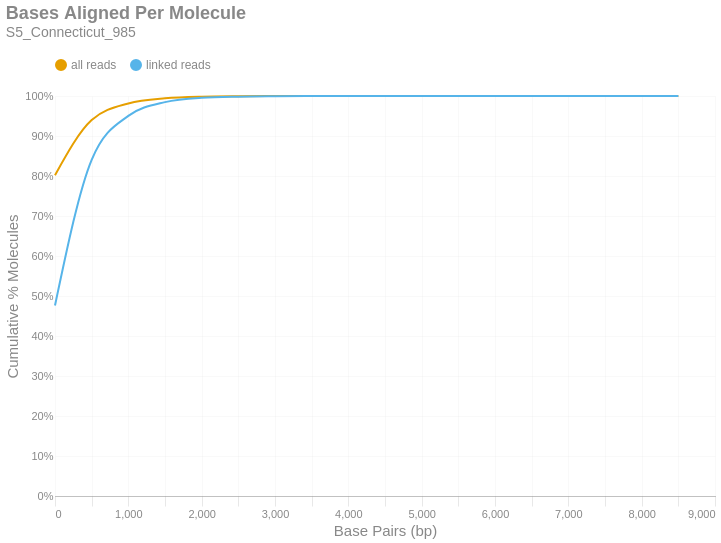

Source (notebook cell):
### Markdown cell above
### Bases Aligned Per Molecule
This is a cumulative frequency distribution showing the number of base pairs aligned per unique molecule. These data are shown in 500 bp bins. There are two distributions: one with `all reads` (yellow) and another with only `linked reads` (blue). The percent of molecules in the `linked reads` distribution is relative to the total number of linked molecules.

### Code cell
if SKIPLR:
    print_html(f"Skipped")
else:
    binned_df = consolidated_hist(valids['aligned_bp'], mask, 500, True)
    with SafeRender(binned_df):
        (
            density_plot(binned_df, 'Bases Aligned Per Molecule', samplename, 'basesper')
            .encode(
                x=alt.X('bin:Q', title="Base Pairs (bp)").axis(tickMinStep=500).scale(padding=0),
                y=alt.Y('value:Q', title='Cumulative % Molecules')
                    .axis(format='%')
                    .scale(domain = [0,1])
                    .stack(False),
                color=alt.Color("key:N").scale(domain = ["all reads", "linked reads"]),
                tooltip = [
                    alt.Tooltip("key:N", title = "Data Type"),
                    alt.Tooltip("range_label:N", title="Bases Aligned Per Molecule"),
                    alt.Tooltip("value:Q", format = ".2%", title="% Molecules (Cum.)")
                ]
            )
        ).display()

### Figure 1 — Vega-Lite specification as saved in the notebook (floating-point values rounded to 4 significant figures)
{"width": "container", "height": 400, "config": {"title": {"anchor": "start", "dy": -15, "fontSize": 18, "color": "#888888", "subtitleColor": "#888888", "subtitleFontSize": 14}, "arc": {"fill": "#0072B2"}, "axis": {"domainColor": "#888888", "domainWidth": 0.5, "gridWidth": 0.2, "grid": false, "titleFontWeight": 400, "titleFontSize": 15, "labelFontSize": 11, "labelColor": "#888888", "tickColor": "#888888", "tickWidth": 0.2, "titleColor": "#888888"}, "axisBand": {"grid": false}, "axisX": {"grid": true, "tickSize": 10, "domainCap": "round"}, "axisY": {"domain": false, "grid": true, "tickSize": 0, "domainCap": "round"}, "background": "transparent", "header": {"labelFontSize": 15, "labelColor": "#888888", "titleFontSize": 15, "titleFontWeight": 600, "titleColor": "#888888"}, "legend": {"labelFont": "sans-serif", "labelFontSize": 12, "labelColor": "#888888", "symbolSize": 100, "symbolType": "circle", "titleFontSize": 12, "titlePadding": 10, "titleColor": "#888888", "title": null, "orient": "top"}, "range": {"category": ["#E69F00", "#56B4E9", "#009E73", "#F0E442", "#0072B2", "#D55E00", "#CC79A7", "#000000"], "diverging": ["#cfe8f3", "#a2d4ec", "#73bfe2", "#46abdb", "#1696d2", "#12719e"]}, "area": {"fill": "#0072B2", "fillOpacity": 0.7, "line": true, "strokeOpacity": 0.7}, "line": {"color": "#0072B2", "stroke": "#0072B2", "strokeWidth": 2}, "trail": {"color": "#0072B2", "stroke": "#0072B2", "strokeWidth": 0, "size": 1}, "point": {"filled": true, "fillOpacity": 1.0, "size": 95}, "text": {"color": "#888888", "fontSize": 11, "align": "right", "fontWeight": 400, "size": 11}, "bar": {"fill": "#0072B2", "stroke": null}, "view": {"stroke": null, "continuousWidth": 660, "continuousHeight": 400}}, "data": {"name": "data-7785856b622c79652a7d73518c78ad05"}, "mark": {"type": "line", "interpolate": "monotone", "point": {"opacity": 0, "size": 275}}, "encoding": {"color": {"field": "key", "scale": {"domain": ["all reads", "linked reads"]}, "type": "nominal"}, "tooltip": [{"field": "key", "title": "Data Type", "type": "nominal"}, {"field": "range_label", "title": "Bases Aligned Per Molecule", "type": "nominal"}, {"field": "value", "format": ".2%", "title": "% Molecules (Cum.)", "type": "quantitative"}], "x": {"axis": {"tickMinStep": 500}, "field": "bin", "scale": {"padding": 0}, "title": "Base Pairs (bp)", "type": "quantitative"}, "y": {"axis": {"format": "%"}, "field": "value", "scale": {"domain": [0, 1]}, "stack": false, "title": "Cumulative % Molecules", "type": "quantitative"}}, "params": [{"name": "param_c36ac31b6afebe62", "select": {"type": "point", "fields": ["key"]}, "bind": "legend"}], "title": {"text": "Bases Aligned Per Molecule", "subtitle": "S5_Connecticut_985"}, "transform": [{"fold": ["all reads (cumsum)", "linked reads (cumsum)"]}, {"calculate": "replace(datum.key, ' (cumsum)', '')", "as": "key"}, {"filter": {"param": "param_c36ac31b6afebe62"}}], "usermeta": {"embedOptions": {"downloadFileName": "S5_Connecticut_985.basesper"}}, "$schema": "https://vega.github.io/schema/vega-lite/v6.1.0.json", "datasets": {"data-7785856b622c79652a7d73518c78ad05": [{"bin": "0.0", "interval": "0.0-500.0", "all reads": 0.8021, "linked reads": 0.4761, "all reads (cumsum)": 0.8021, "linked reads (cumsum)": 0.4761, "range_label": "0-499"}, {"bin": "500.0", "interval": "500.0-1000.0", "all reads": 0.1378, "linked reads": 0.3644, "all reads (cumsum)": 0.9399, "linked reads (cumsum)": 0.8404, "range_label": "500-999"}, {"bin": "1000.0", "interval": "1000.0-1500.0", "all reads": 0.0414, "linked reads": 0.1099, "all reads (cumsum)": 0.9813, "linked reads (cumsum)": 0.9504, "range_label": "1000-1499"}, {"bin": "1500.0", "interval": "1500.0-2000.0", "all reads": 0.01291, "linked reads": 0.03428, "all reads (cumsum)": 0.9942, "linked reads (cumsum)": 0.9846, "range_label": "1500-1999"}, {"bin": "2000.0", "interval": "2000.0-2500.0", "all reads": 0.004047, "linked reads": 0.01075, "all reads (cumsum)": 0.9983, "linked reads (cumsum)": 0.9954, "range_label": "2000-2499"}, {"bin": "2500.0", "interval": "2500.0-3000.0", "all reads": 0.001136, "linked reads": 0.003016, "all reads (cumsum)": 0.9994, "linked reads (cumsum)": 0.9984, "range_label": "2500-2999"}, {"bin": "3000.0", "interval": "3000.0-3500.0", "all reads": 0.0003792, "linked reads": 0.001007, "all reads (cumsum)": 0.9998, "linked reads (cumsum)": 0.9994, "range_label": "3000-3499"}, {"bin": "3500.0", "interval": "3500.0-4000.0", "all reads": 0.0001364, "linked reads": 0.0003621, "all reads (cumsum)": 0.9999, "linked reads (cumsum)": 0.9998, "range_label": "3500-3999"}, {"bin": "4000.0", "interval": "4000.0-4500.0", "all reads": 5.38e-05, "linked reads": 0.0001429, "all reads (cumsum)": 1.0, "linked reads (cumsum)": 0.9999, "range_label": "4000-4499"}, {"bin": "4500.0", "interval": "4500.0-5000.0", "all reads": 1.731e-05, "linked reads": 4.597e-05, "all reads (cumsum)": 1.0, "linked reads (cumsum)": 1.0, "range_label": "4500-4999"}, {"bin": "5000.0", "interval": "5000.0-5500.0", "all reads": 7.584e-06, "linked reads": 2.014e-05, "all reads (cumsum)": 1.0, "linked reads (cumsum)": 1.0, "range_label": "5000-5499"}, {"bin": "5500.0", "interval": "5500.0-6000.0", "all reads": 4.436e-06, "linked reads": 1.178e-05, "all reads (cumsum)": 1.0, "linked reads (cumsum)": 1.0, "range_label": "5500-5999"}, {"bin": "6000.0", "interval": "6000.0-6500.0", "all reads": 4.293e-07, "linked reads": 1.14e-06, "all reads (cumsum)": 1.0, "linked reads (cumsum)": 1.0, "range_label": "6000-6499"}, {"bin": "6500.0", "interval": "6500.0-7000.0", "all reads": 8.585e-07, "linked reads": 2.28e-06, "all reads (cumsum)": 1.0, "linked reads (cumsum)": 1.0, "range_label": "6500-6999"}, {"bin": "7000.0", "interval": "7000.0-7500.0", "all reads": 0.0, "linked reads": 0.0, "all reads (cumsum)": 1.0, "linked reads (cumsum)": 1.0, "range_label": "7000-7499"}, {"bin": "7500.0", "interval": "7500.0-8000.0", "all reads": 2.862e-07, "linked reads": 7.599e-07, "all reads (cumsum)": 1.0, "linked reads (cumsum)": 1.0, "range_label": "7500-7999"}, {"bin": "8000.0", "interval": "8000.0-8500.0", "all reads": 1.431e-07, "linked reads": 3.799e-07, "all reads (cumsum)": 1.0, "linked reads (cumsum)": 1.0, "range_label": "8000-8499"}, {"bin": "8500.0", "interval": "8500.0-9000.0", "all reads": 1.431e-07, "linked reads": 3.799e-07, "all reads (cumsum)": 1.0, "linked reads (cumsum)": 1.0, "range_label": "8500-8999"}]}}
